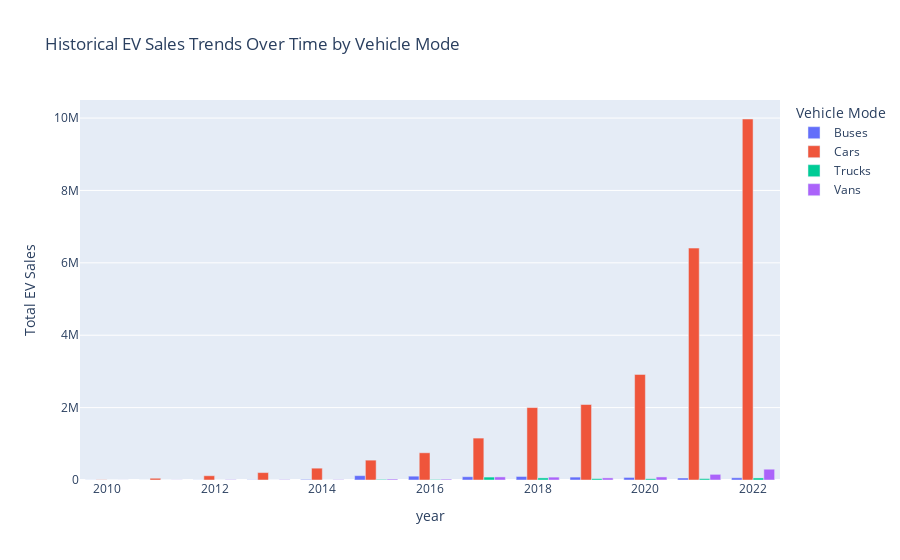

Here is the notebook cell this chart was saved with:
### Code cell
# 2. Trending of the historical EV sale, slice by year and mode (individual bar chart)

# Filter for 'EV sales' and 'Historical' category
historical_ev_sales = data[(data['parameter'] == 'EV sales') & (data['category'] == 'Historical')]

# Group data by 'year' and 'mode', then calculate total EV sales for each group
sales_trends_by_mode = historical_ev_sales.groupby(['year', 'mode'])['value'].sum().reset_index()

# Create the Plotly grouped bar chart to visualize the trends
fig = px.bar(sales_trends_by_mode, x='year', y='value', color='mode',
             labels={
                 "value": "Total EV Sales",
                 "mode": "Vehicle Mode"
             },
             title="Historical EV Sales Trends Over Time by Vehicle Mode")

# Enhance the visualization to display grouped bars
fig.update_layout(barmode='group')

# Show the plot
fig.show()

### Figure 1 — Plotly figure (JSON) as saved in the notebook; plotly's stock layout.template omitted (floating-point values rounded to 4 significant figures)
{"data": [{"alignmentgroup": "True", "hovertemplate": "Vehicle Mode=Buses<br>year=%{x}<br>Total EV Sales=%{y}<extra></extra>", "legendgroup": "Buses", "marker": {"color": "#636efa", "pattern": {"shape": ""}}, "name": "Buses", "offsetgroup": "Buses", "orientation": "v", "showlegend": true, "textposition": "auto", "type": "bar", "x": [2010, 2011, 2012, 2013, 2014, 2015, 2016, 2017, 2018, 2019, 2020, 2021, 2022], "xaxis": "x", "y": [1936, 820, 2556, 5702.0, 16220, 120234, 105824, 90881, 97458, 80034, 70932, 55159, 61803], "yaxis": "y"}, {"alignmentgroup": "True", "hovertemplate": "Vehicle Mode=Cars<br>year=%{x}<br>Total EV Sales=%{y}<extra></extra>", "legendgroup": "Cars", "marker": {"color": "#EF553B", "pattern": {"shape": ""}}, "name": "Cars", "offsetgroup": "Cars", "orientation": "v", "showlegend": true, "textposition": "auto", "type": "bar", "x": [2010, 2011, 2012, 2013, 2014, 2015, 2016, 2017, 2018, 2019, 2020, 2021, 2022], "xaxis": "x", "y": [7544, 48731, 117604, 204940, 326825, 548777, 751990, 1157969, 2001245, 2085813, 2917024, 6407411, 9973883], "yaxis": "y"}, {"alignmentgroup": "True", "hovertemplate": "Vehicle Mode=Trucks<br>year=%{x}<br>Total EV Sales=%{y}<extra></extra>", "legendgroup": "Trucks", "marker": {"color": "#00cc96", "pattern": {"shape": ""}}, "name": "Trucks", "offsetgroup": "Trucks", "orientation": "v", "showlegend": true, "textposition": "auto", "type": "bar", "x": [2010, 2011, 2012, 2013, 2014, 2015, 2016, 2017, 2018, 2019, 2020, 2021, 2022], "xaxis": "x", "y": [23.9, 119, 449, 902, 374, 17034, 15030.0, 81012, 57993, 38262, 34524, 38583, 56593], "yaxis": "y"}, {"alignmentgroup": "True", "hovertemplate": "Vehicle Mode=Vans<br>year=%{x}<br>Total EV Sales=%{y}<extra></extra>", "legendgroup": "Vans", "marker": {"color": "#ab63fa", "pattern": {"shape": ""}}, "name": "Vans", "offsetgroup": "Vans", "orientation": "v", "showlegend": true, "textposition": "auto", "type": "bar", "x": [2010, 2011, 2012, 2013, 2014, 2015, 2016, 2017, 2018, 2019, 2020, 2021, 2022], "xaxis": "x", "y": [1627, 3499, 10184, 10160, 9808, 25709, 23430, 85247, 79556, 58283, 84393, 156351, 298198], "yaxis": "y"}], "layout": {"barmode": "group", "legend": {"title": {"text": "Vehicle Mode"}, "tracegroupgap": 0}, "title": {"text": "Historical EV Sales Trends Over Time by Vehicle Mode"}, "xaxis": {"anchor": "y", "domain": [0, 1], "title": {"text": "year"}}, "yaxis": {"anchor": "x", "domain": [0, 1], "title": {"text": "Total EV Sales"}}}}
